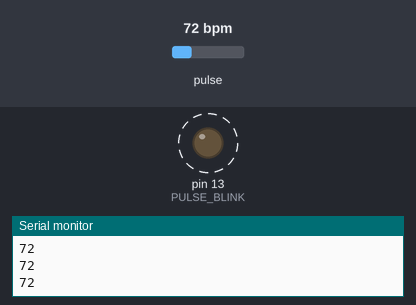
Bench run of a sketch on a simulated Arduino Uno, built with avr-gcc and run on an emulated ATmega328P. Parts: output pins drawn as LEDs (lit = HIGH), the last lines printed to the serial monitor. Dashed ring = blinking. Inputs (shaded band) come from the test bench; at power-on: pulse 72 bpm.

Above: at 1.2 s.
1.3 s: pulse set to 130 bpm
At 1.41 s:
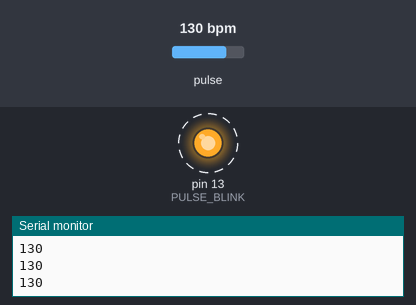
4.3 s: pulse set to 70 bpm
At 5.09 s:
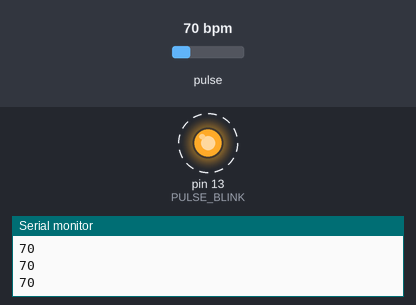
Timing chart, 0 to 13.3 s (numbered marks = the images above; inputs shaded):
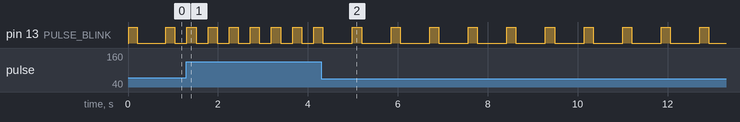

Measured:
- after the input at 1.3 s, pin 13 (PULSE_BLINK): alternates HIGH for 0.20 s and LOW for 0.27 s, starting at once
- after the input at 4.3 s, pin 13 (PULSE_BLINK): alternates HIGH for 0.20 s and LOW for 0.66 s, starting after 0.69 s
- by itself, pin 13 (PULSE_BLINK): alternates HIGH for 0.19 s and LOW for 0.64 s

The sketch:

heart_ok.ino
```cpp
#define USE_ARDUINO_INTERRUPTS false
#include <PulseSensorPlayground.h>

const int OUTPUT_TYPE = SERIAL_PLOTTER;

const int PULSE_INPUT = A0;
const int PULSE_BLINK = 13;    // Pin 13 is the on-board LED
const int PULSE_FADE = 5;
const int THRESHOLD = 550;   // Adjust this number to avoid noise when idle
int hr,myBPM;


byte samplesUntilReport;
const byte SAMPLES_PER_SERIAL_SAMPLE = 10;

PulseSensorPlayground pulseSensor;

void setup() {

  Serial.begin(115200);

  pulseSensor.analogInput(PULSE_INPUT);
  pulseSensor.blinkOnPulse(PULSE_BLINK);
  pulseSensor.fadeOnPulse(PULSE_FADE);

  pulseSensor.setSerial(Serial);
  pulseSensor.setOutputType(OUTPUT_TYPE);
  pulseSensor.setThreshold(THRESHOLD);

  samplesUntilReport = SAMPLES_PER_SERIAL_SAMPLE;

if (!pulseSensor.begin()) {

    for(;;) {
      // Flash the led to show things didn't work.
      digitalWrite(PULSE_BLINK, LOW);
      delay(50);
      digitalWrite(PULSE_BLINK, HIGH);
      delay(50);
    }
  }
}

void loop()
{

  if (pulseSensor.sawNewSample())
  {

    if (--samplesUntilReport == (byte) 0) {
      samplesUntilReport = SAMPLES_PER_SERIAL_SAMPLE;

      //pulseSensor.outputSample();
      hr= pulseSensor.getBeatsPerMinute();  // Calls function on our pulseSensor object that returns BPM as an "int".
                                               // "myBPM" hold this BPM value now.
   if(hr>50 && hr<150)
   {
    myBPM=hr;
   Serial.println(myBPM);
   }


      if (pulseSensor.sawStartOfBeat()) {
        //pulseSensor.outputBeat();

        if (--samplesUntilReport == (byte) 0)
        {
      samplesUntilReport = SAMPLES_PER_SERIAL_SAMPLE;

      //pulseSensor.outputSample();
      hr= pulseSensor.getBeatsPerMinute();  // Calls function on our pulseSensor object that returns BPM as an "int".
                                               // "myBPM" hold this BPM value now.
   if(hr>50 && hr<150)
   {
    myBPM=hr;
   Serial.println(myBPM);
   }
      }
 }
}
}
}
```
